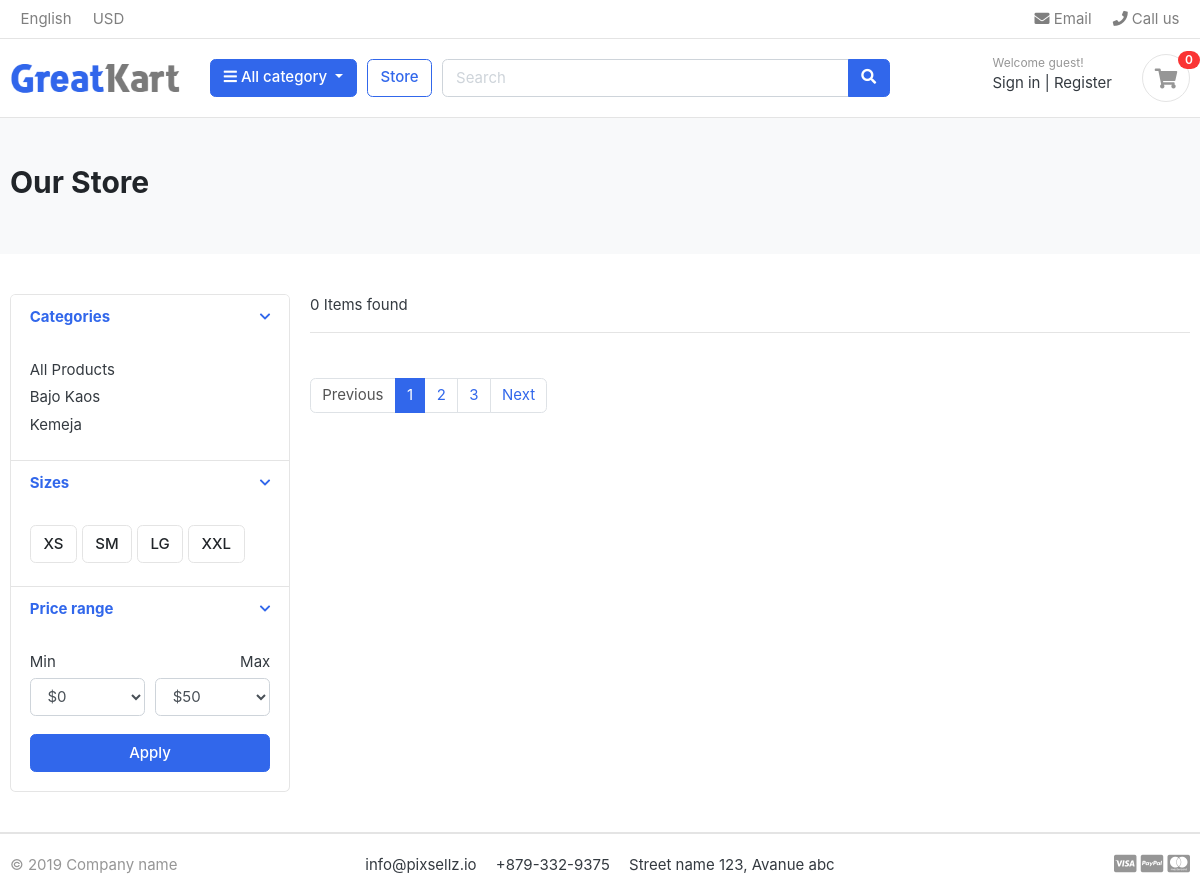
The page /store/kemeja/ on the database as committed earlier.
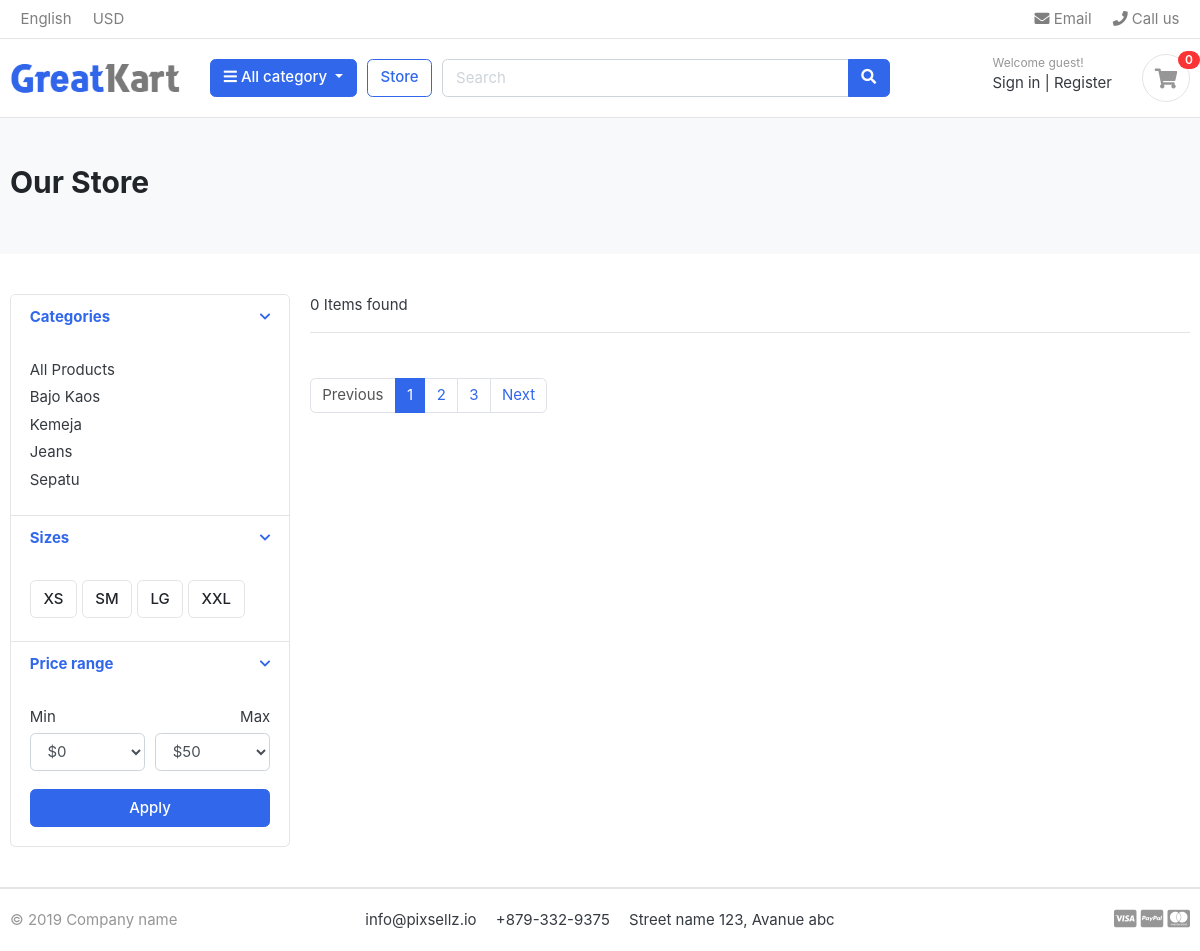
The same page on the database as committed later.
### category/models.py (models this page shows, shortened)
class Category(models.Model):
    category_name = models.CharField(max_length=50, unique=True)
    slug = models.SlugField(max_length=50)
    description = models.TextField(max_length=255, blank=True)
    cat_image = models.ImageField(upload_to='photos/categories', blank=True)
    class Meta:
        verbose_name = ("category")
        verbose_name_plural = ("categories")
    def get_url(self):
        return reverse('products_by_category', args=[self.slug])

### store/views.py (the view)
# urls.py: path('store/', include('store.urls'))
def store(request, category_slug=None):
    categories = None
    products = None
    if category_slug != None:
        categories = get_object_or_404(Category, slug=category_slug)
        products = Product.objects.filter(category=categories, is_available=True)
        products_count = products.count()
    else:
        products = Product.objects.all().filter(is_available=True)
        products_count = products.count()
    context = {
        'products': products,
        'products_count': products_count
    }
    return render(request, 'store/store.html', context)

### category/context_processors.py (called while the page is built)
def menu_links(request):
    links = Category.objects.all()
    return dict(links=links)

### templates/store/store.html (shortened to what the changed rows need)
{% extends "base.html" %}
{% load static %}
{% block content %}
<section class="section-pagetop bg">
    <div class="container">
        <h2 class="title-page">Our Store</h2>
    </div>
    </section>
    <section class="section-content padding-y">
    <div class="container">
    <div class="row">
        <aside class="col-md-3">
    <div class="card">
        <article class="filter-group">
            <div class="filter-content collapse show" id="collapse_1" style="">
                <div class="card-body">
                    <ul class="list-menu">
                    {% for category in links %}
                    <li><a href="{{ category.get_url }}">{{ category.category_name }}  </a></li>
                    {% endfor %}
                    </ul>
                </div>
            </div>
        </article>
    </div>
        </aside>
    </div>
    </div>
    </section>
{% load static %}
{% endblock content %}

Rows that differ between the two databases and show on the page:
added Category: category_name "Jeans"
added Category: category_name "Sepatu"
